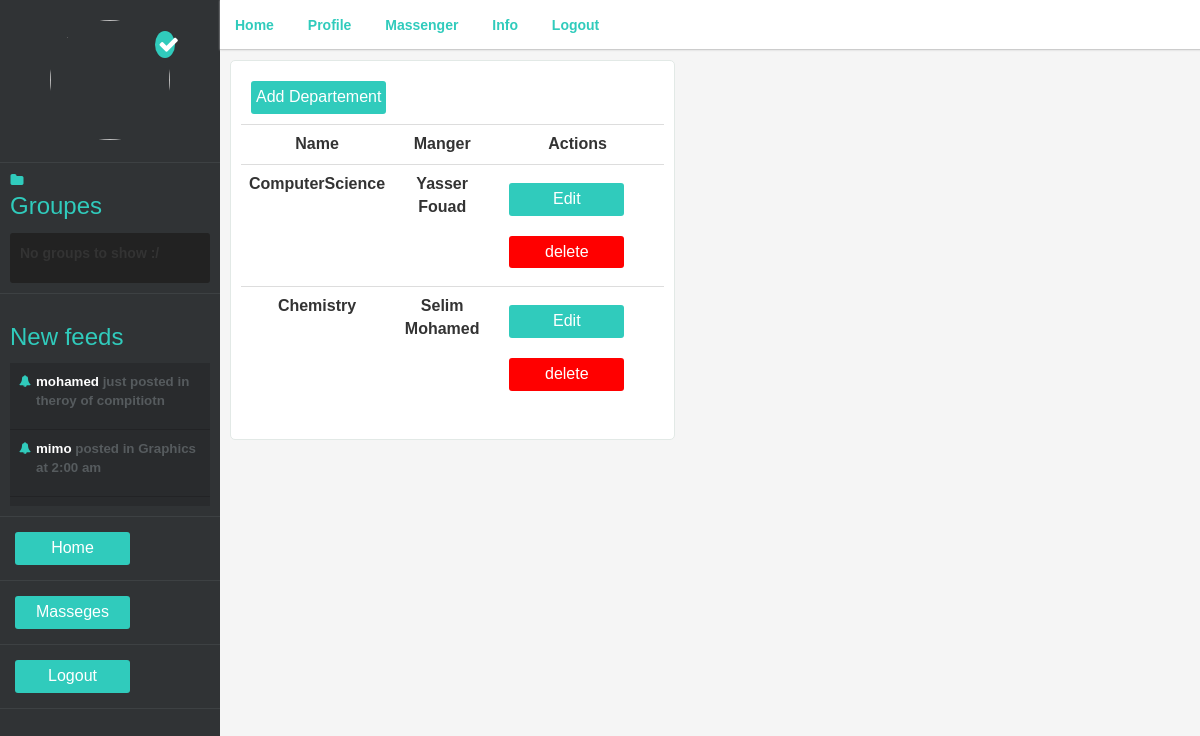
The page /index.php/departements on the database its author committed.
### tables this page shows
CREATE TABLE IF NOT EXISTS `departements` (
`id` int(11) NOT NULL,
  `name` varchar(255) NOT NULL,
  `manager` varchar(255) NOT NULL,
  `created` datetime NOT NULL DEFAULT CURRENT_TIMESTAMP
);

### application/controllers/departements.php (called while the page is built, shortened)
<?php
class departements extends CI_Controller{
    public function __construct() {
        $this->load->model('departement');
        $this->load->library('form_validation');
        $this->load->model('subject');
    }
    public function index() {
        $data['deps']=  $this->departement->fetchAll();
        $data['template']='departement/index';
        if ($data) {
            $this->load->view('view_home',array('data'=>  $data));
        }
        else {
            redirect(base_url().'index.php/departements/add');
        }
    }
}

### index.php (called while the page is built, shortened)
<?php
require_once BASEPATH.'core/CodeIgniter.php';

### application/models/departement.php (called while the page is built, shortened)
<?php
class departement extends CI_Model {
    private $table='departements';
    public function fetchAll() {
        $query=  $this->db->get($this->table);
        if ($query->num_rows()>=1) {
            return $query->result_array();
        }
        else {
            return FALSE;
        }
    }
}

### application/views/departement/index.php (the view, shortened to what this page needs)
<div class="post-container">
    <?= anchor(base_url().'index.php/departements/add', 'Add Departement', 'class =" btn" ');?>
    <table   class="table"  >
        <th style="text-align: center;">
            Name
        </th>
        <th style="text-align: center;">
            Manger
        </th>
        <th style="text-align: center;">
          Actions
        </th>
        <?php if(!empty($data['deps'])) :?>
<?php foreach ($data['deps'] as $dep) :?>
        <tr style='text-align: center;'><td colspan="1">
                <?php echo $dep['name'] ?>
                </td>
                <td colspan="1">
                    <?= $dep['manager']?>
                </td>
                <td colspan="1">
                    <center style='margin:  0 auto ;' >
                    <?= anchor(base_url().'index.php/departements/edit/'.$dep['id'], 'Edit', 'class= "btn"')?>
                    <?= anchor(base_url().'index.php/departements/delete/'.$dep['id'], 'delete', 'class="btn error"')?>
                        <div class="clearfix"></div>
                    </center>
                </td>
    </tr>
<?php endforeach; ?>
    <?php endif;?>
</table>
</div>

### application/views/view_home.php (shortened to what this page needs)
<html>
<head>
    <link rel="stylesheet" type="text/css" href="<?php echo base_url();?>css/styles.css">
    <link rel="stylesheet" type="text/css" href="<?php echo base_url();?>css/bootstrap.css">
    <link type="text/css" rel="stylesheet" href="<?php echo base_url();?>css/chat.css">
    <link type="text/css" rel="stylesheet" href="<?php echo base_url();?>css/font-awesome.min.css">
    <link type="text/css" rel="stylesheet" href="<?php echo base_url();?>css/font-awesome.css">
    <link rel="stylesheet" type="text/css" href="<?php echo base_url();?>css/main.css">
    </head>
<body>
<aside class="sidebar">
   <center>
       <a href="<?=base_url("index.php/profile");?>">
       <div class="prof-pic section">
           <div class="prof-pic-img header_logo">
               <img src="<?php echo base_url().select_item('users', 'profile_url',$_SESSION['usci']['user_data']['id']);?> ">
           </div>
           <div class="cheack"><i class="icon-check-mark"></i></div>
       </div>
       </a>
   </center>
    <?php if($_SESSION['usci']['user_data']['type'] != 3 ){ ?>
       <div class="group section">
           <i class="icon-folder3"></i><h3 class="side-title">Groupes</h3>
           <div class="group-container">
               <ul id="groups-elements">
                    <?php $groups=$this->mange->getGroups();?>
                    <?php if(!empty($groups[0])){ ?>
                    <?php foreach ($groups as $group) :?>
                    <li id="<?=$group['name']?>"><a href="<?= base_url().'index.php/groups/get/'.$group['groupid']?>">
                    <?=$group['name'].' | '.$group['code']?></a></li>
                    <?php endforeach;?>
                    <?php } else { ?>
                    <li id="no-groups">No groups to show :/ </li>
                    <?php } ?>
               </ul>
           </div>
       </div>
    <?php } ?>
    <div class="feeds section">
        <h3 class="side-title">New feeds</h3>
        <div class="fends-container">
            <li>
                <p><span>mohamed</span> just posted in theroy of compitiotn </p>
            </li>
            <li>
                <p><span>mimo</span> posted in Graphics at 2:00 am </p>
            </li>
            <li>
            </li>
        </div>
    </div>
    <div class="section">
           <?=  anchor("/log", "Home", "class='btn'"); ?>
    </div>
    <div class="section"><?php echo  anchor("/msg", "Masseges", "class='btn'") ?></div>
    <div class=" section"><?php echo  anchor("/log/logout", "Logout", "class='btn'") ?></div>
</aside>
<div class="warpper">
   <nav class="navs">
       <ul class="nav1">
           <li class="headerbtn">
              <?=  anchor("/log", "Home"); ?>
           </li>
           <li class="headerbtn">
              <?=  anchor("/profile", "Profile"); ?>
           </li>
           <li class="headerbtn">
              <?=  anchor("/msg", "Massenger"); ?>
           </li>
           <li class="headerbtn">
              <?=  anchor("/info", "Info"); ?>
           </li>
           <li class="headerbtn">
              <?=  anchor("/log/logout", "Logout"); ?>
           </li>
       </ul>
   </nav>
   <?php
   if(isset($data['template']))$this->load->view($data['template'],$data);
   ?>
</div>
</body>
</html>

### css/chat.css (style rules this page uses)
a { text-decoration: none; }
body { background-color: #e8eaed; overflow-x: hidden; }

### css/main.css (style rules this page uses)
* { margin: 0px; list-style: none; text-decoration: none; font-family: arial; font-weight: 700; outline: none; padding: 0px; transition: all ease .2s; }
body { background-color: #f5f5f5; }
a { color : #30CBBC; text-decoration: none; }
.sidebar { width: 220px; background-color: #303335; height: 100%; overflow-y: auto; position: fixed; overflow-x: hidden; top: 0px; }
.section { padding:10px; border-bottom: 1px solid #3d4143; overflow: auto; }
.prof-pic { padding-top:15px; }
.prof-pic-img { width: 130px; border-radius:50%; }
.prof-pic-img img { width: 100%; border-radius:50%; }
.icon-check-mark:before { color: #fff; font-size: 16pt; }
.cheack { z-index: 9999; background-color:#30cbbc; position:relative; width:20px; top:-114px; left: 55px; padding: 3px; border-radius: 50%; }
.side-title { color:#30cbbc; //font-size: 12pt; padding-bottom: 3px; }
.group-container { background-color: #222222; border-radius:3px; padding:5px; margin-top: 3px; }
.group-container ul li { border-bottom: 1px solid #3d4143; padding: 5px; }
.group-container ul li:last-child { border-bottom: none; }
.fends-container { max-height:143px; overflow: auto; }
.fends-container p { float: left; width: 90%; font-size: 10pt; color: #565B5E; }
.fends-container li { padding:9px; background-color: 292b2d; border-bottom: 1px solid #222325; }
.fends-container span { color: #fff; }
.warpper { padding-left: 220px; padding-top: 50px; }
.post-container { margin:10px; //width:320px; padding: 10px; border-radius: 5px; background-color: #fff; border: 1px solid #e2e9e6; }
.post-container .btn { margin: 10px; padding:5px; //margin-top: 10px; //float: right; }
.navs { width: 100%; height: 50px; background-color: #fff; border-bottom: 1px solid #ccc; box-shadow: 0px 0px 2px #ccc; position: fixed; top: 0px; z-index: 9999999999999; }
.btn { border:0px; padding: 5px; margin: 5px; border-radius: 3px; font-size: 12pt; background-color: #30CBBC; color: #fff; cursor: pointer; float: left; min-width: 115px; }
.error { background-color: red; }
@media screen and (max-width:1300px) { .post-container,.post { width:445px; } }
.header_logo { width: 130px; padding:5px; border-radius: 50%; height: 130px; }
.header_logo img , .logo img { width: 100%; border-radius: 50% ;height: 100%; }
.nav1 { list-style: none; }
.headerbtn { display: inline-block; margin: 15px; }
.headerbtn a { //display: inline-block; // margin: 15px; color: #30CBBC; }

### rows shown on the page
departements: name "ComputerScience", manager "Yasser Fouad", id "Edit", id "delete"
departements: name "Chemistry", manager "Selim Mohamed", id "Edit", id "delete"

### other values the page prints
anchor("/log", "Home", "class='btn'") "Home"
anchor("/msg", "Masseges", "class='btn'") "Masseges"
anchor("/log/logout", "Logout", "class='btn'") "Logout"
anchor("/log", "Home") "Home"
anchor("/profile", "Profile") "Profile"
anchor("/msg", "Massenger") "Massenger"
anchor("/info", "Info") "Info"
anchor("/log/logout", "Logout") "Logout"
